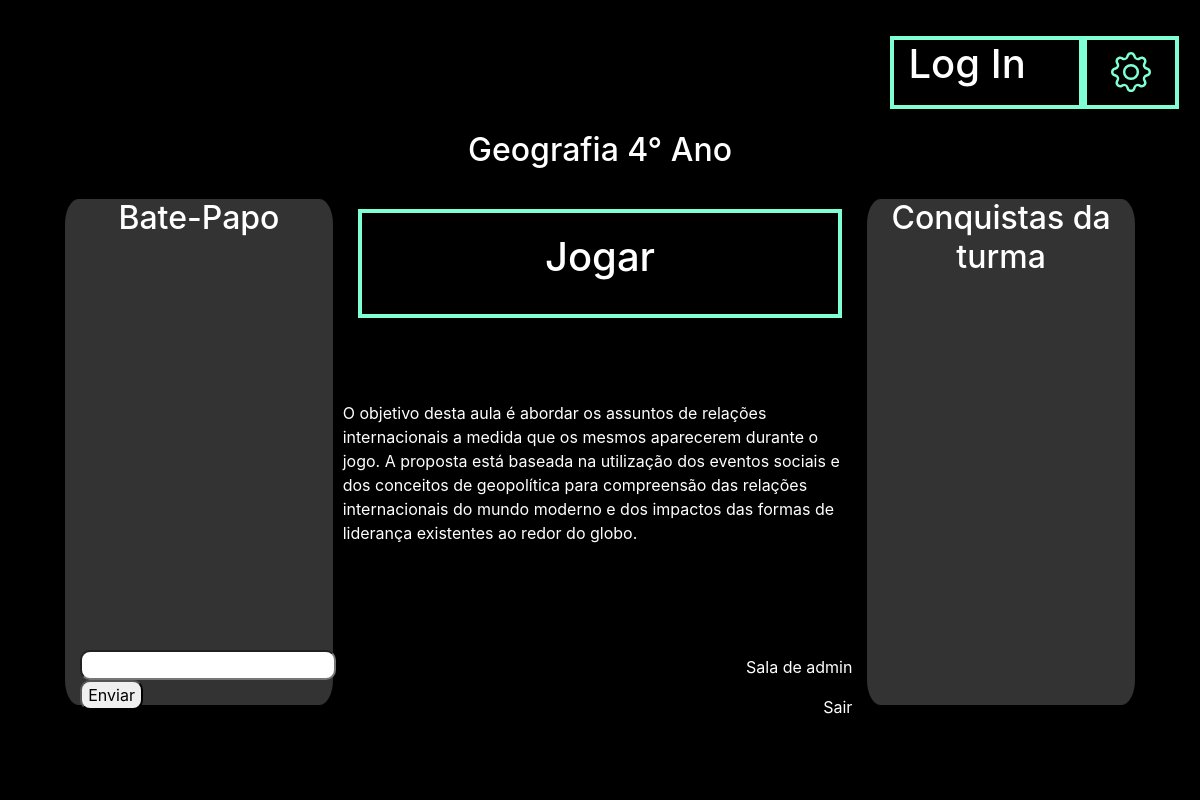
Page /sala/rg9QxCN/ on the committed database.
### core/models.py (models this page shows, shortened)
class Sala(models.Model):
    nome_sala = models.CharField(max_length=80)
    adm_sala = models.ForeignKey(User, on_delete=models.CASCADE)
    conteudo_sala = models.CharField(max_length=255)
    codigo_sala = models.CharField(max_length=10)
    desc_sala = models.TextField()
    jogo_sala = models.IntegerField(default=0)
    visibilidade_sala = models.BooleanField(default=True)
    disciplina = models.ManyToManyField(Disciplina)
    class Meta:
        db_table = 'sala'

### core/views.py (the view)
# urls.py: path('sala/<codigo>/', views.salas),
def salas(request, codigo):
    sala = {'sala': Sala.objects.filter(codigo_sala=codigo)}
    return render(request, 'sala.html', sala)

### templates/sala.html (shortened to what this page needs)
<!DOCTYPE html>
<html lang="pt-br">
  <head>
    {% include "model-head.html" %}
  	{% load static %}
  </head>
  <body>
	<div id="corpo">
		{% include "model-superior.html" %}
		{% for sala in sala %}
			<div id="menu">
				<div style="text-align: center;"><h2> {{ sala.nome_sala }} </h2></div>
				<div class="row" id="menu">
					<div class="col-sm-3" id="mensagens" style="background-color: rgba(255, 255, 255, 0.2); border-radius: 5%;">
						<center><h2>Bate-Papo</h2></center>
						<div style="height: 80%;">
						</div>
						<div class="row" style="height: 20%;">
							<form method="POST" action="submit" style="display: inline-block;"> {% csrf_token %}
								<div class="col-sm-6"><input style="border-radius: 10px;" type="text" name="mensagem"></div>
								<div class="col-sm-3"><input style="border-radius: 10px;" type="submit" name="enviar" value="Enviar"></div>
							</form>
						</div>
					</div>
					<div class="col-sm-6" id="">
						<div class="row h-90" id="menu">
							<div class="col-sm-12 h-25">
								<a href="/Jogar">
									<div id="opJogoSala" class="h-100" style="text-align: center;">
										<h1>Jogar</h1>
									</div>
								</a>
							</div>
							<div>
								<p>
									{{ sala.desc_sala }}
								</p>
							</div>
						</div>
						<div style="text-align: right;">
							<p>
								Sala de {{ sala.adm_sala }}
							</p>
							{% if user.id == sala.adm_sala.id %}
								<a href="submit_apagarSala"><p>Apagar</p></a>
							{% else %}
								<p>Sair</p>
							{% endif %}
						</div>
					</div>
					<div class="col-sm-3" id="conquisatas" style="background-color: rgba(255, 255, 255, 0.2); border-radius: 5%;">
						<center><h2>Conquistas da turma</h2></center>
					</div>
				</div>
			</div>
		{% endfor %}
	</div>
	<video autoplay muted loop id="backgroundVideo" style="width: 100%; height: 100%;">
		<source src="{% static 'media/Background.mp4' %}" type="video/mp4">
	</video>
  </body>
</html>

### templates/model-head.html (shortened to what this page needs)
	{% load static %}
    <link rel="stylesheet" href="{% static 'css/bootstrap.min.css' %}">
	<link rel="stylesheet" type="text/css" href="{% static 'Estilo.css' %}">

### templates/model-superior.html (shortened to what this page needs)
<div class="row" id="sup">
			<div class="col-sm-9">
            </div>
			<div class="col-sm-2" id="user">
				<h1>
					{% if user.is_authenticated %}
						<a href="/Usuario">{{ user.get_username }}</a> <a href="/logout">X</a>
					{% else %}
						<a href="login/">Log In</a>
					{% endif %}</h1>
			</div>
			<div class="col-sm-1" class="dropdown" id="op" style="text-align: center;">
			</div>
		</div>

### static/Estilo.css (style rules this page uses)
html, body { height: 100%; }
body { height: 100%; background-color: black; }
h1 { color: white; }
h2 { color: white; }
a:link { position: inherit; text-decoration: none; color: inherit; }
p { color: white; }
#backgroundVideo { position: fixed; right: 0; bottom: 0; min-width: 100%; min-height: 100%; z-index: -1; }
#corpo { background-color: rgba(0, 0, 0, 0.8); width: 100%; height: 100%; padding: 3%; }
#sup { height: 10% }
#user { border-style: solid; border-width: 4px; border-color: aquamarine; width: 100%; height: 100%; }
#op { border-style: solid; border-width: 4px; border-color: aquamarine; padding: 1%; width: 100%; height: 100%; cursor: pointer; }
#menu { height: 90%; padding: 2%; }
#opJogoSala { border-style: solid; border-width: 4px; border-color: aquamarine; background-size: 100% 100%; width: 100%; height: 100%; padding: 4%; transition: 0.5s ease-in; }
#mensagens { background-color: white; }

### rows in the picture
Sala: nome_sala "Geografia 4° Ano", desc_sala "O objetivo desta aula é abordar os assuntos de relações internacionais a medida que os mesmos aparecerem durante o jogo. A proposta está baseada na utilização dos eventos sociais e dos conceitos de geopolítica para compreensão das relações internacionais do mundo moderno e dos impactos das formas de liderança existentes ao redor do globo.", adm_sala "admin", shows "Sair"
